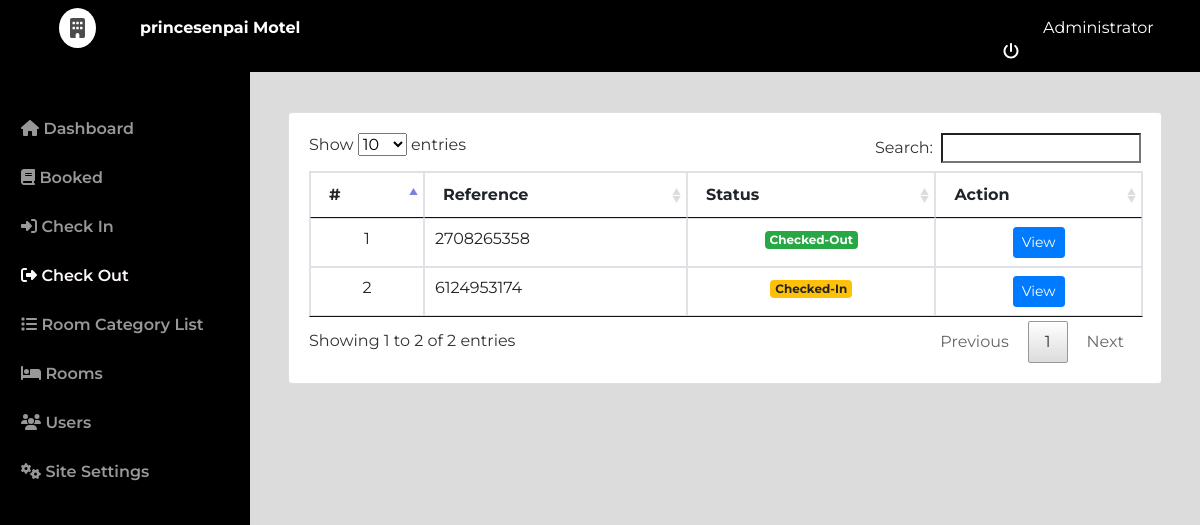
Page /admin/index.php?page=check_out (signed in) on the earlier database version.
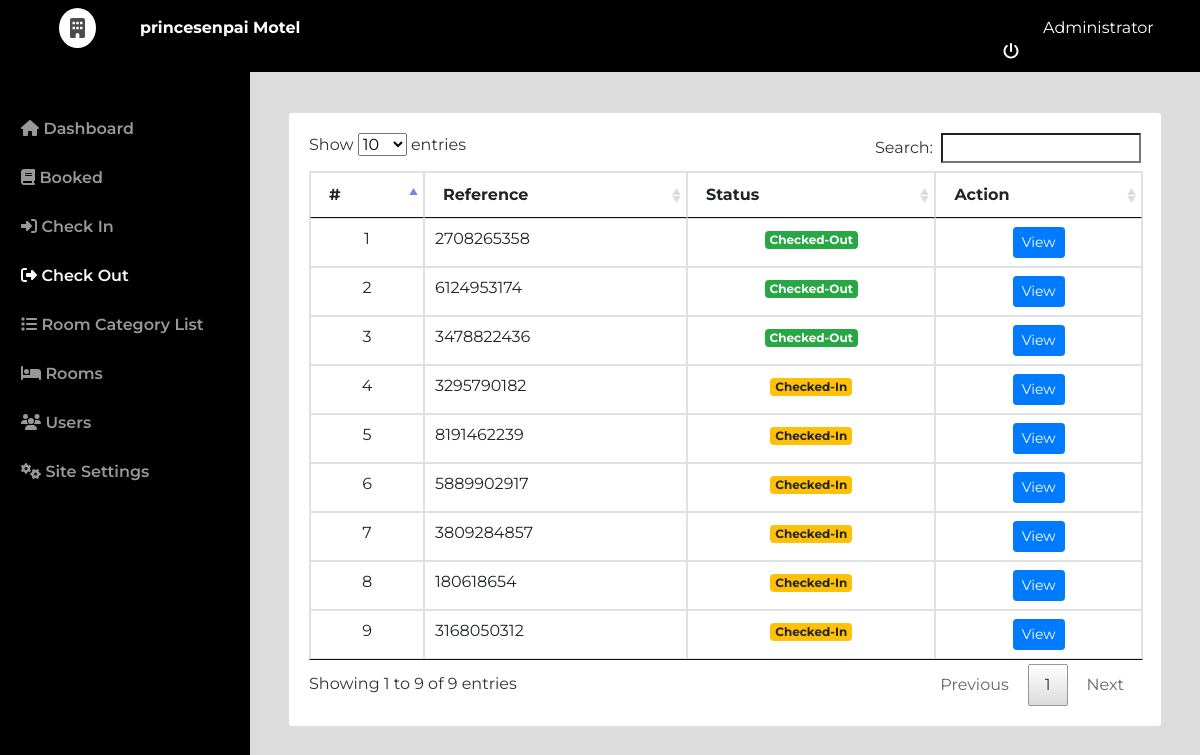
Same page on the later database version.
### tables this page shows
CREATE TABLE `checked` (
  `id` int(30) NOT NULL,
  `ref_no` varchar(100) NOT NULL,
  `room_id` int(30) NOT NULL,
  `name` text NOT NULL,
  `email` varchar(255) NOT NULL,
  `contact_no` varchar(20) NOT NULL,
  `date_in` datetime NOT NULL,
  `date_out` datetime NOT NULL,
  `payment_Method` varchar(255) NOT NULL,
  `booked_cid` int(30) NOT NULL,
  `status` tinyint(1) NOT NULL DEFAULT 0 COMMENT '0 = pending, 1=checked in , 2 = checked out',
  `date_updated` datetime NOT NULL DEFAULT current_timestamp() ON UPDATE current_timestamp()
);

### admin/check_out.php (the view, shortened to what this page needs)
<?php include('db_connect.php');
?>
<div class="container-fluid">
	<div class="col-lg-12 mt-5">
		<div class="row mt-3">
			<div class="col-md-12">
				<div class="card">
					<div class="card-body">
						<table class="table table-bordered">
							<thead>
								<th>#</th>
								<th>Reference</th>
								<th>Status</th>
								<th>Action</th>
							</thead>
							<tbody>
								<?php
								$i = 1;
								$checked = $conn->query("SELECT * FROM checked where status != 0  order by status desc, id asc ");
								while ($row = $checked->fetch_assoc()):
								?>
								<tr>
									<td class="text-center"><?php echo $i++ ?></td>
									<td class=""><?php echo $row['ref_no'] ?></td>
									<?php if($row['status'] == 1): ?>
										<td class="text-center"><span class="badge badge-warning">Checked-In</span></td>
									<?php else: ?>
										<td class="text-center"><span class="badge badge-success">Checked-Out</span></td>
									<?php endif; ?>
									<td class="text-center">
											<button class="btn btn-sm btn-primary check_out" type="button" data-id="<?php echo $row['id'] ?>">View</button>
									</td>
								</tr>
							<?php endwhile;
							?>
							</tbody>
						</table>
					</div>
				</div>
			</div>
		</div>
	</div>
</div>

### admin/index.php (shortened to what this page needs)
<!DOCTYPE html>
<html lang="en">
<head>
<?php
    include('./header.php');
 ?>
</head>
<body>
	<?php include 'topbar.php' ?>
	<?php include 'navbar.php' ?>
  <main id="view-panel" >
     <?php $page = isset($_GET['page']) ? $_GET['page'] :'home'; ?>
  	 <?php include $page.'.php' ?>
  </main>
</body>
</html>

### admin/header.php (shortened to what this page needs)
<link rel="stylesheet" href="assets/font-awesome/css/all.min.css">
<link href="assets/vendor/bootstrap/css/bootstrap.min.css" rel="stylesheet">
<link href="assets/vendor/icofont/icofont.min.css" rel="stylesheet">
<link href="assets/vendor/boxicons/css/boxicons.min.css" rel="stylesheet">
<link href="assets/vendor/venobox/venobox.css" rel="stylesheet">
<link href="assets/vendor/animate.css/animate.min.css" rel="stylesheet">
<link href="assets/vendor/remixicon/remixicon.css" rel="stylesheet">
<link href="assets/vendor/owl.carousel/assets/owl.carousel.min.css" rel="stylesheet">
<link href="assets/vendor/bootstrap-datepicker/css/bootstrap-datepicker.min.css" rel="stylesheet">
<link href="assets/DataTables/datatables.min.css" rel="stylesheet">
<link href="assets/css/style.css" rel="stylesheet">
<link type="text/css" rel="stylesheet" href="assets/css/jquery-te-1.4.0.css">

### admin/topbar.php (shortened to what this page needs)
<nav class="navbar navbar-dark fixed-top " style="padding:0;">
  <div class="container-fluid mt-2 mb-2">
  	<div class="col-lg-12">
  		<div class="col-md-1 float-left" style="display: flex;">
  			<div class="logo">
  				<i class="fa fa-building"></i>
  			</div>
  		</div>
      <div class="col-md-4 float-left text-white mt-2">
        <large><b><?php echo $_SESSION['setting_hotel_name']; ?></b></large>
      </div>
	  	<div class="col-md-2 float-right text-white mt-2">
	  		<a href="ajax.php?action=logout" class="text-white ml-5"><?php echo $_SESSION['login_name'] ?> <i class="fa fa-power-off ml-2"></i></a>
	    </div>
    </div>
  </div>
</nav>

### admin/navbar.php (shortened to what this page needs)
<nav id="sidebar" class='mx-lt-5' >
		<div class="sidebar-list mt-5">
				<a href="index.php?page=home" class="nav-item nav-home"><span class='icon-field'><i class="fa fa-home"></i></span> Dashboard</a>
				<a href="index.php?page=booked" class="nav-item nav-booked"><span class='icon-field'><i class="fa fa-book"></i></span> Booked </a>
				<a href="index.php?page=check_in" class="nav-item nav-check_in"><span class='icon-field'><i class="fa fa-sign-in-alt"></i></span> Check In </a>
				<a href="index.php?page=check_out" class="nav-item nav-check_out"><span class='icon-field'><i class="fa fa-sign-out-alt"></i></span> Check Out </a>
				<a href="index.php?page=categories" class="nav-item nav-categories"><span class='icon-field'><i class="fa fa-list"></i></span> Room Category List</a>
				<a href="index.php?page=rooms" class="nav-item nav-rooms"><span class='icon-field'><i class="fa fa-bed"></i></span> Rooms </a>
				<?php if($_SESSION['login_type'] == 1): ?>
				<a href="index.php?page=users" class="nav-item nav-users"><span class='icon-field'><i class="fa fa-users"></i></span> Users</a>
				<a href="index.php?page=site_settings" class="nav-item nav-site_settings"><span class='icon-field'><i class="fa fa-cogs"></i></span> Site Settings</a>
			<?php endif; ?>
		</div>
</nav>

### admin/assets/css/style.css (style rules this page uses)
body,html { font-family: 'Montserrat'; color: #444444; }
a { color: #1977cc; }
nav#sidebar { height: calc(100%); position: fixed; z-index: 99; left: 0; width: 250px; background-repeat: no-repeat; background-size: cover; }
a.nav-item { position: relative; display: block; padding: .75rem 1.25rem; margin-bottom: -1px; border: 1px solid rgba(0,0,0,.125); background-color: #000000c4; color: #989898; font-weight: 600; }
a.nav-item:hover, .nav-item.active { background-color: #000000ad; color: #fffafa; }
main#view-panel { margin-left: 250px; width:calc(100% - 250px); margin-top: 3.5rem; padding: .5em }
#sidebar { background-color:black; }

### admin/index.php (style rules this page uses)
body { background: #80808045; font-family: 'Montserrat'; color: #444444; }

### admin/topbar.php (style rules this page uses)
.logo { margin: auto; font-size: 20px; background: white; padding: 5px 11px; border-radius: 50% 50%; color: #000000b3; }
.navbar { background-color: black; }

Differences in the rows shown:
changed checked (number 2 of 9 on the later page): status "Checked-In" → "Checked-Out"
added checked: ref_no "3478822436", status "Checked-Out"
added checked: ref_no "3295790182", status "Checked-In"
added checked: ref_no "8191462239", status "Checked-In"
added checked: ref_no "5889902917", status "Checked-In"
added checked: ref_no "3809284857", status "Checked-In"
added checked: ref_no "180618654", status "Checked-In"
added checked: ref_no "3168050312", status "Checked-In"
Other differences:
text written by a page script: "Show entries Search: Showing 1 to 2 of 2 entries Previous 1 Next" → "Show entries Search: Showing 1 to 9 of 9 entries Previous 1 Next"
